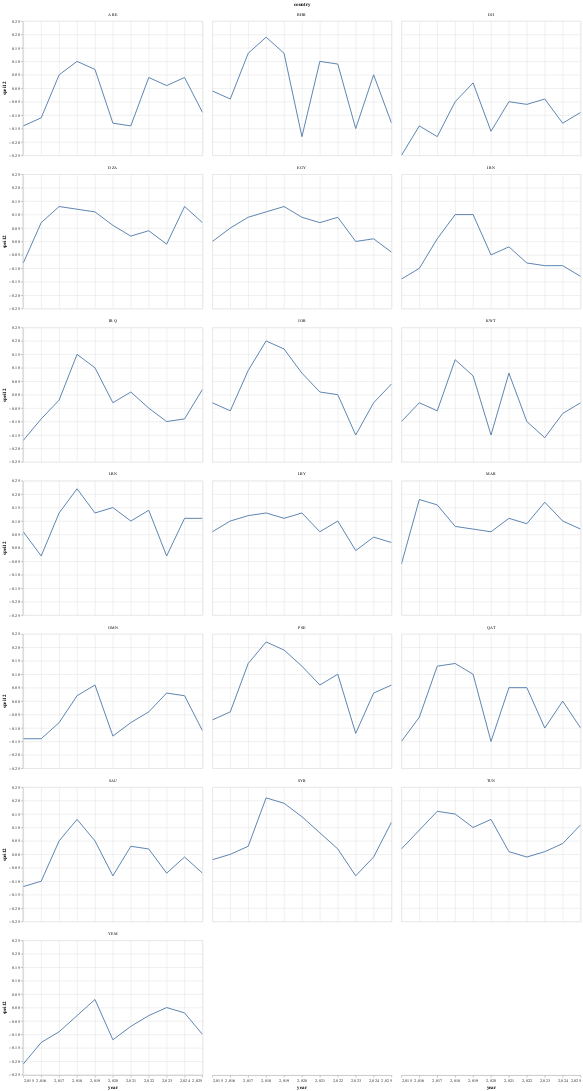

Notebook cell for this chart:
### Code cell
(
    spei12.query("year >= 2015 & year <= 2025")
    .loc[lambda df: ~df["country"].str.contains(r"\.", regex=True)]
    .pipe(alt.Chart)
    .mark_line()
    .encode(
        x="year",
        y="spei12",
        facet=alt.Facet("country", columns=3),
        tooltip=["year", "spei12", "country"],
    )
    .properties(width=400, height=300)
    .interactive()
)

### Figure 1 — Vega-Lite specification as saved in the notebook (floating-point values rounded to 4 significant figures; data arrays with more than 128 entries replaced by an {"elided": "..."} marker saying what was removed)
{"config": {"view": {"continuousWidth": 300, "continuousHeight": 300}}, "data": {"name": "data-591ade9955f62e69624cb0e7debc76cc"}, "mark": {"type": "line"}, "encoding": {"facet": {"columns": 3, "field": "country", "type": "nominal"}, "tooltip": [{"field": "year", "type": "quantitative"}, {"field": "spei12", "type": "quantitative"}, {"field": "country", "type": "nominal"}], "x": {"field": "year", "type": "quantitative"}, "y": {"field": "spei12", "type": "quantitative"}}, "height": 300, "params": [{"name": "param_9", "select": {"type": "interval", "encodings": ["x", "y"]}, "bind": "scales"}], "width": 400, "$schema": "https://vega.github.io/schema/vega-lite/v5.20.1.json", "datasets": {"data-591ade9955f62e69624cb0e7debc76cc": {"elided": "209 records"}}}
